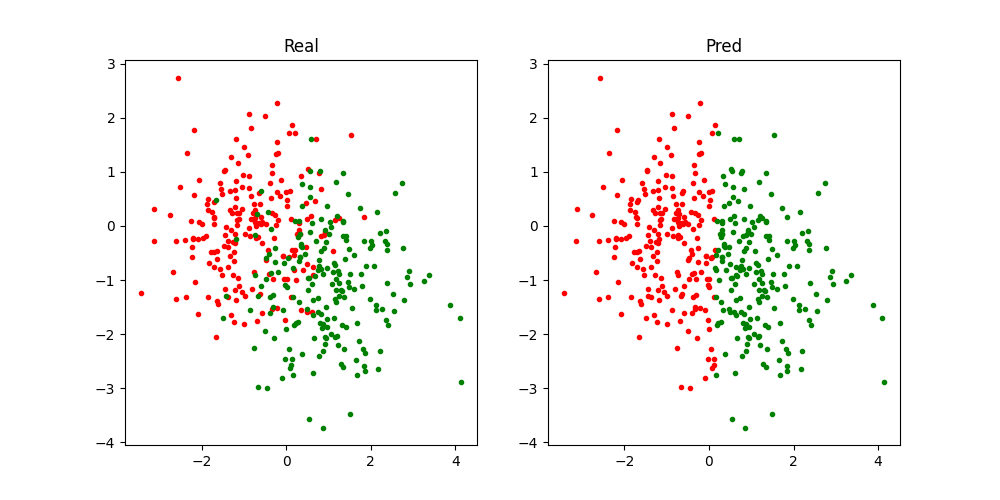

Generate this figure with Python:
# -*- coding: utf-8 -*-
# @Date  : 2020/5/27
# @Author: Luokun
# @Email : olooook@outlook.com

import matplotlib.pyplot as plt
import numpy as np


class AdaBoost:
    """
    Adaptive Boosting(自适应提升算法)
    """

    def __init__(self, n_estimators: int, lr=0.01, eps=1e-5):
        """
        :param n_estimators: 弱分类器个数
        :param eps: 误差阈值
        """
        self.n_estimators, self.lr, self.eps = n_estimators, lr, eps
        self.estimators = []
        self.alpha = np.empty([n_estimators])  # 弱分类器权重

    def fit(self, X: np.ndarray, Y: np.ndarray):
        weights = np.full([len(X)], 1 / len(X))  # 样本权重
        estimators = [WeakEstimator(f, self.lr) for f in range(X.shape[1])]  # 所有特征的弱分类器
        predictions = np.zeros([len(estimators), len(Y)])  # 弱分类器输出
        for i, estimator in enumerate(estimators):
            estimator.fit(X, Y)  # 逐特征训练弱分类器
            predictions[i] = estimator(X)  # 记录所有弱分类器输出
        for k in range(self.n_estimators):
            errors = np.array([
                np.sum(np.where(pred == Y, 0, weights)) for pred in predictions
            ])  # 计算每一个弱分类器的带权重误差
            idx = np.argmin(errors).item()  # 选择最小误差
            if errors[idx] < self.eps:  # 误差达到阈值，停止
                break
            self.estimators.append(estimators[idx])  # 添加弱分类器
            self.alpha[k] = .5 * np.log((1 - errors[idx]) / errors[idx])  # 更新弱分类器权重
            exp_res = np.exp(-self.alpha[k] * Y * predictions[idx])
            weights *= exp_res / (weights @ exp_res)  # 更新样本权重

    def __call__(self, X: np.ndarray):
        pred = np.array([
            alpha * estimator(X) for alpha, estimator in zip(self.alpha, self.estimators)
        ])
        pred = np.sum(pred, axis=0)
        return np.where(pred > 0, 1, -1)


class WeakEstimator:  # 弱分类器, 一阶决策树
    def __init__(self, f: int, lr: float):
        self.f, self.lr = f, lr  # 划分特征、学习率
        self.div, self.sign = None, None  # 划分值、符号

    def fit(self, X: np.ndarray, Y: np.ndarray):
        x, max_corr = X[:, self.f], 0
        for v in np.arange(x.min(), x.max() + self.lr, self.lr):
            pos_corr = np.sum(np.where(x > v, 1, -1) == Y)
            neg_corr = len(x) - pos_corr
            if pos_corr > max_corr:
                self.div, self.sign, max_corr = v, 1, pos_corr
            elif neg_corr > max_corr:
                self.div, self.sign, max_corr = v, -1, neg_corr

    def __call__(self, X: np.ndarray):
        return np.where(X[:, self.f] > self.div, self.sign, -self.sign)


def load_data():
    x = np.stack([np.random.randn(200, 2) + np.array([-1, 0]),
                  np.random.randn(200, 2) + np.array([1, -1])])
    y = np.stack([np.full([200], -1), np.full([200], 1)])
    return x, y


if __name__ == '__main__':
    x, y = load_data()
    plt.figure(figsize=[10, 5])
    plt.subplot(1, 2, 1)
    plt.title('Real')
    plt.scatter(x[0, :, 0], x[0, :, 1], color='r', marker='.')
    plt.scatter(x[1, :, 0], x[1, :, 1], color='g', marker='.')

    x, y = x.reshape(-1, 2), y.flatten()
    ada_boost = AdaBoost(5)
    ada_boost.fit(x, y)
    pred = ada_boost(x)
    acc = np.sum(pred == y) / len(pred)
    print(f'Accuracy = {100 * acc:.2f}%')

    x0, x1 = x[pred == -1], x[pred == 1]
    plt.subplot(1, 2, 2)
    plt.title('Pred')
    plt.scatter(x0[:, 0], x0[:, 1], color='r', marker='.')
    plt.scatter(x1[:, 0], x1[:, 1], color='g', marker='.')
    plt.show()
